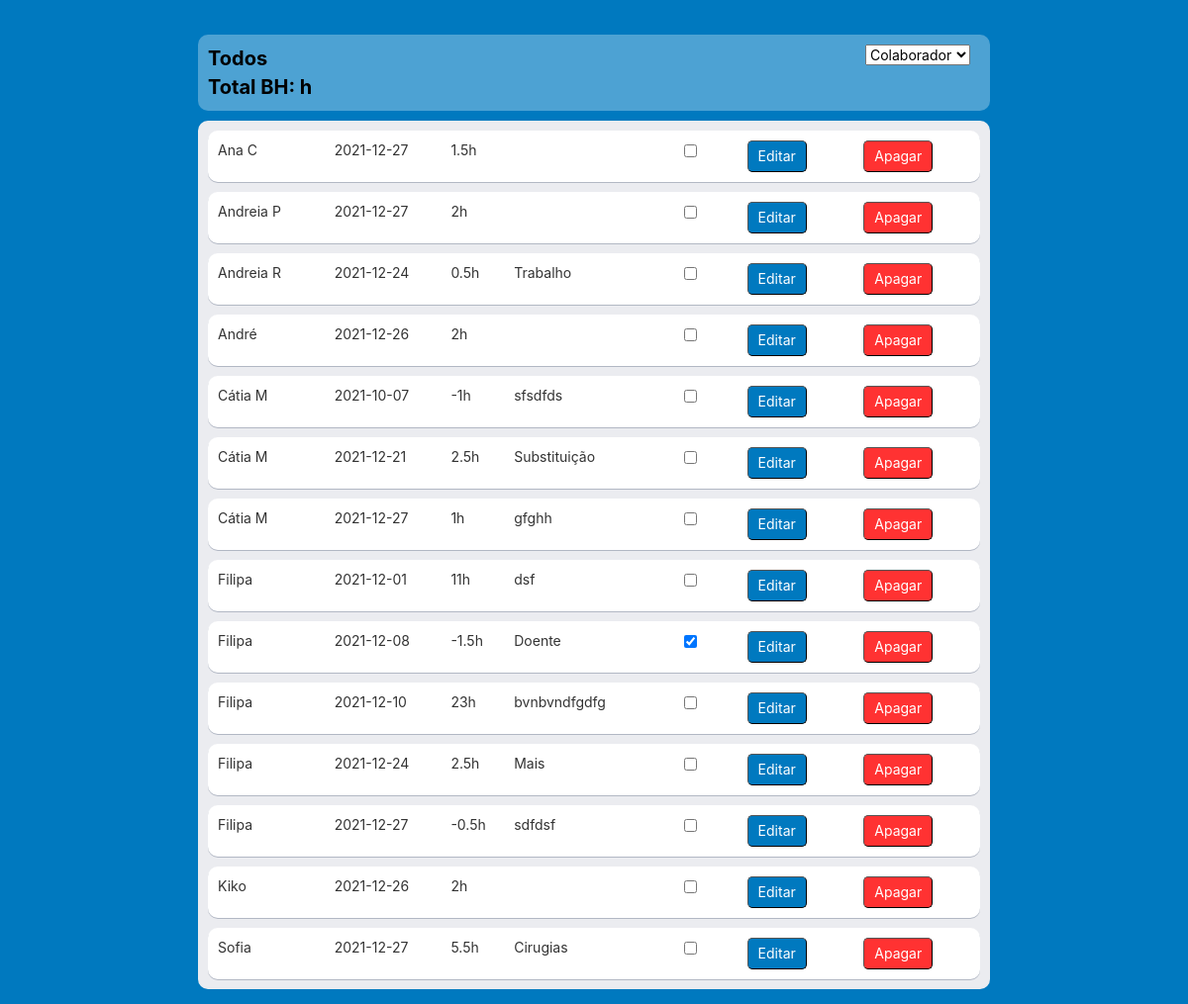
/banco_horas, run on an earlier commit of the app's database.
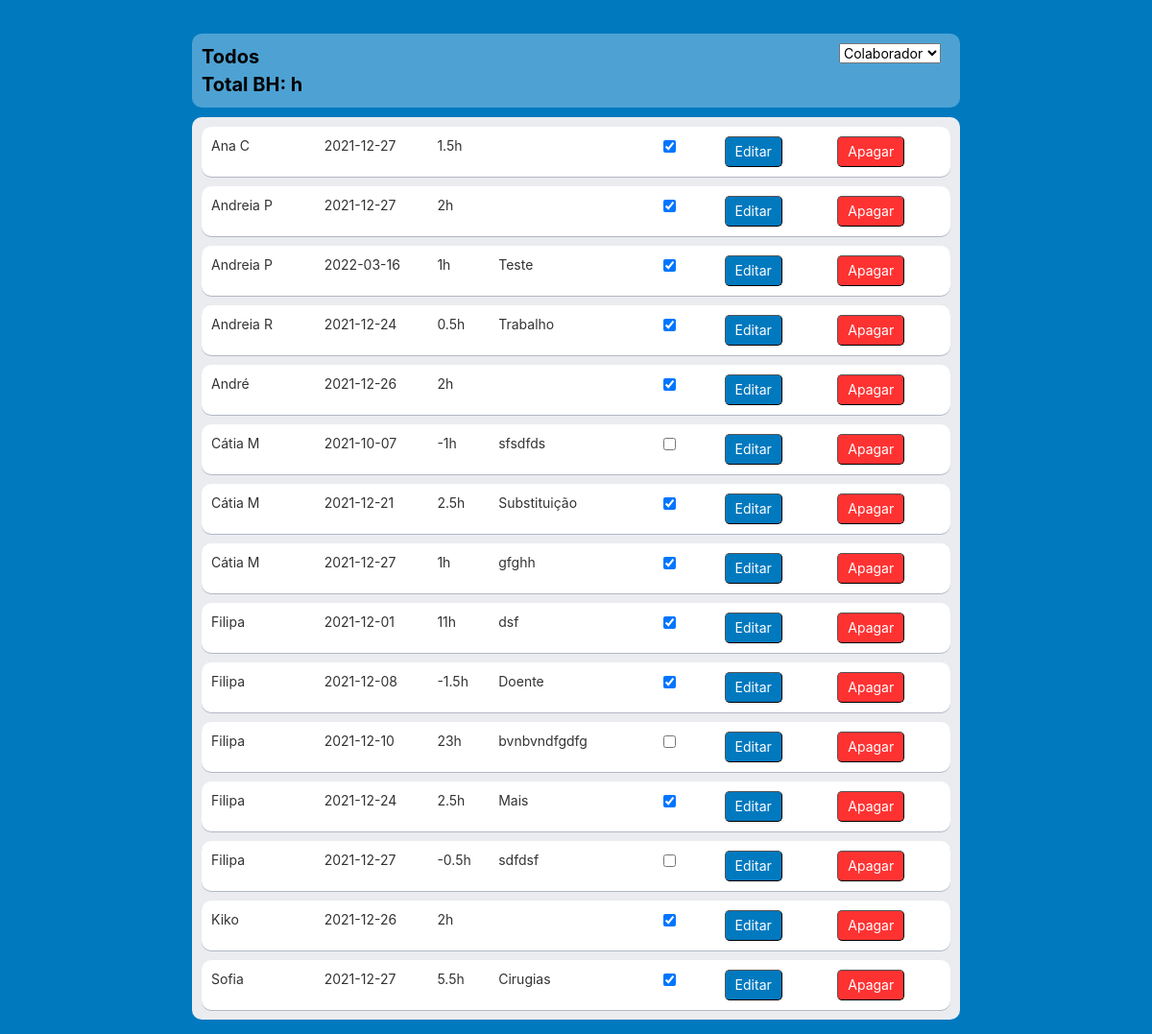
And on a later commit of the database.
### bh_db.py (models this page shows)
class BH(Model):
    worker_id = ForeignKeyField(Worker, backref='bh')
    data_pedido = DateField()
    data = DateField()
    duration = TimeField()
    desc = CharField()
    approved = BooleanField()
    class Meta:
        database = db
        table_name = bh_tbl
        order_by = ('data',)

class Worker(Model):
    name = CharField(unique=True)
    department = CharField()
    active = BooleanField()
    class Meta:
        database = db
        table_name = workers_tbl

### main.py (the view, shortened to what this page needs)
@app.route('/banco_horas', methods=['GET', 'POST'])
def bancohoras_list():
    workers_ = bh_db.get_dep_workers_list(False)
    if request.method == 'GET':
        worker_name_ = 'Todos'
        entradas_, soma_, soma_approved_ = bh_db.get_bh_all()
        return render_template('bh_list.html', entradas=entradas_, worker_name=worker_name_, workers=workers_, is_admin=is_admin)

### bh_db.py (called while the page is built)
def get_dep_workers_list(active_):
    if active_:
        return Worker.select().where(Worker.active == active_).order_by(Worker.name)
    else:
        return Worker.select().order_by(Worker.name)

def get_bh_all():
    soma = BH.select(fn.SUM(BH.duration)).scalar()
    soma_approved = BH.select(fn.SUM(BH.duration)).where(BH.approved == 1).scalar()
    if soma_approved is None:
        soma_approved = 0
    return BH.select(BH, Worker).join(Worker).order_by(Worker.name, BH.data), soma, soma_approved

### templates/bh_list.html (shortened to what this page needs)
{% extends 'base.html' %}
{% block content %}
<div class="board">
    <div class="board-header">
        <div class="left">
            <div class="board-header-text">
                <div class="list-title">
                    {{ worker_name }}
                    <br>Total BH: <div id="total" style="display:inline;">{{ soma_approved }}h
                </div>
            </div>
            </div>
        </div>
        <div class="right">
            <form action="" method="POST" id="banco">
                <select id="workers" name="workers" onchange="this.form.submit()" required>
                    <option value="" disabled selected hidden>Colaborador</option>
                </select>
            </form>
        </div>
    </div>
    <div class="board-lists-home">
        <div class="board-list">
            {% if entradas!=None %}
            {% for item in entradas %}
            <div class="card-bh-list" id="card_{{ item.id }}">
                <div>
                    {{ item.worker_id.name }}
                </div>
                <div id="data__{{ item.id }}">
                    {{ item.data }}
                </div>
                <div id="horas__{{ item.id }}">
                    {{ item.duration }}h
                </div>
                <div id="desc__{{ item.id }}">
                    {{ item.desc }}
                </div>
                <div>
                    <input type="checkbox" id="approved_{{ item.id }}" onchange="checkClick({{ item.id }}, '{{ worker_name }}')"
                           {% if item.approved %} checked{% endif %}>
                </div>
                <div>
                    <button type="button" class="button_submit" onclick="showHide('edit_card_{{ item.id }}', 'card_{{ item.id }}')">Editar</button>
                </div>
                <div>
                    <button type="button" class="button_delete" data-toggle="modal" data-target="#deleteModal" data-whatever="{{ item.id }}" data-who="{{ worker_name }}">Apagar</button>
                </div>
            </div>
            {% endfor %}
            {% endif %}
        </div>
    </div>
</div>
{% endblock %}

### templates/base.html (shortened to what this page needs)
<!DOCTYPE html>
<html lang="en">
<head>
    <link rel="stylesheet" href="https://maxcdn.bootstrapcdn.com/bootstrap/3.3.7/css/bootstrap.min.css">
    <link rel="stylesheet" href="../static/css/style.css">
</head>
<body>
    <div class="base">
        {% block content %}
        {% endblock %}
    </div>
    </body>
</html>

### static/css/style.css (style rules this page uses)
body { background-color: rgb(0, 121, 191); font-family: -apple-system,BlinkMacSystemFont,Segoe UI,Roboto,Noto Sans,Ubuntu,Droid Sans,Helvetica Neue,sans-serif; font-size: 14px; }
.base { display: grid; grid-template-rows: max-content auto; grid-gap: 20px; padding: 15px; }
.board { display: grid; grid-gap: 10px; grid-template-rows: max-content auto; margin: auto; }
.board-header { color: black; background-color: rgba(255, 255, 255, 0.3); display: grid; grid-template-columns: repeat(2, 1fr); padding: 10px; width: 800px; border-radius: 10px; }
.board-header-text { font-weight: bold; }
.board-header .left { display: grid; grid-template-columns: repeat(4, max-content); grid-gap: 10px; justify-self: left; }
.board-header .right { display: grid; grid-template-columns: repeat(2, max-content); grid-gap: 10px; justify-self: right; }
.button, .button_submit, .button_delete { color: white; background-color: rgba(255, 255, 255, 0.3); border-radius: 5px; border-width: 1px; padding: 5px 10px; text-align: center; }
.button_submit { background-color: rgb(0, 121, 191); }
.button_delete { background-color: rgb(255, 50, 50); }
.board-lists, .board-lists-home { display: grid; grid-auto-columns: 550px; grid-auto-flow: column; grid-gap: 8px; height: max-content; }
.board-lists-home { grid-auto-columns: 800px; }
.board-list { background-color: rgb(235, 236, 240); border-radius: 10px; display: grid; grid-auto-rows: max-content; grid-gap: 10px; height: max-content; padding: 10px; }
.list-title { font-weight: bold; font-size: 20px; }
.card, .card_inactive, .card-home, .card-bh-list { background-color: white; border-radius: 10px; box-shadow: 0 1px 0 rgba(9,30,66,.25); padding: 10px; display: grid; grid-template-columns: repeat(4, 1fr); grid-gap: 10px; vertical-align: middle; }
.card-bh-list { grid-template-columns: 2fr 2fr 1fr 3fr 1fr 2fr 2fr; }

What changed in the data, as far as the page shows it:
changed BH "Ana C": approved "☐" → "☑"
changed BH (number 2 of 15 on the later page): approved "☐" → "☑"
added BH: worker_id.name "Andreia P", data "2022-03-16", duration "1", desc "Teste", approved "☑"
changed BH "Trabalho": approved "☐" → "☑"
changed BH "André": approved "☐" → "☑"
changed BH "Substituição": approved "☐" → "☑"
changed BH "gfghh": approved "☐" → "☑"
changed BH "dsf": approved "☐" → "☑"
changed BH "Mais": approved "☐" → "☑"
changed BH "Kiko": approved "☐" → "☑"
changed BH "Cirugias": approved "☐" → "☑"
